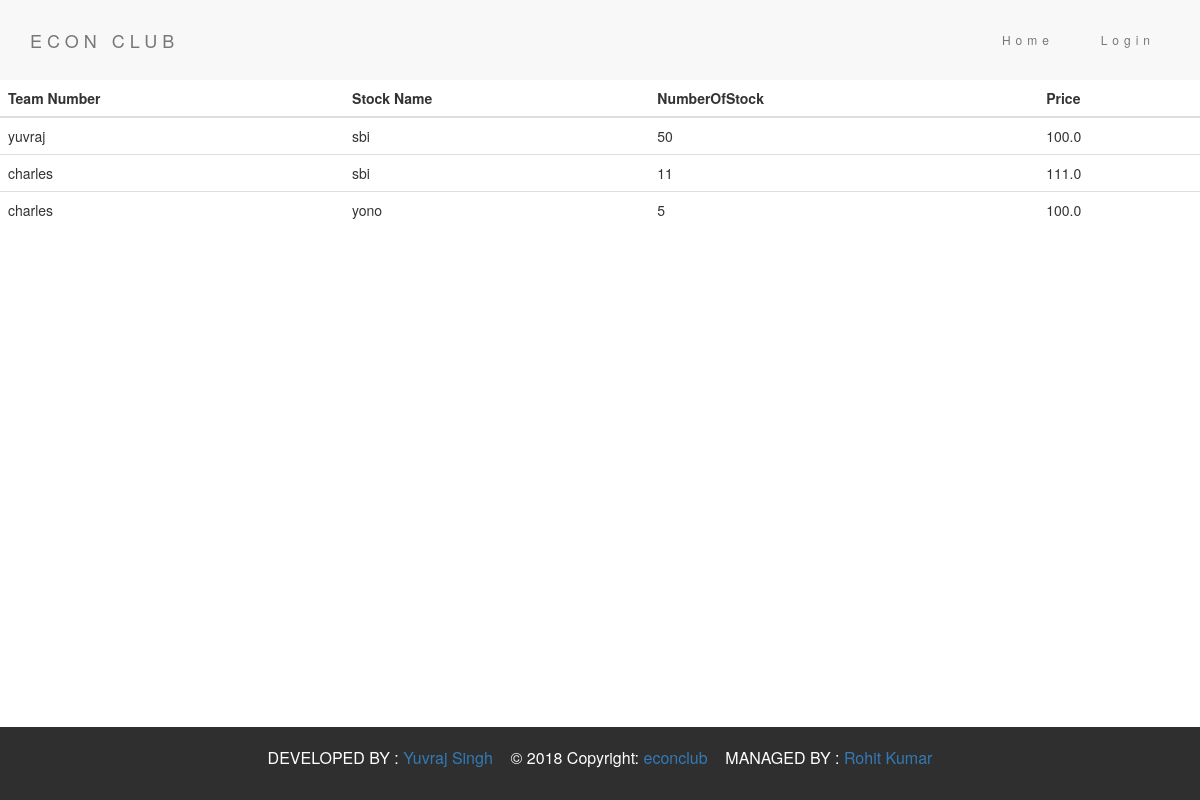
Screenshot of /brokerdashboard/ with the database file from the repository.
### login/models.py (models this page shows)
class UserStockDisplay(models.Model):
    author=models.ForeignKey(User, on_delete=models.SET_NULL, null=True)
    StockName = models.ForeignKey(Stock,on_delete=models.CASCADE)
    NumberOfStock = models.IntegerField(blank=False, null=False)
    SellingPrice = models.FloatField(blank=False,null=False)

class Stock(models.Model):
    StockName = models.CharField(blank=True, max_length=100)
    CurrentPrice = models.FloatField(null=True,blank=True)
    def __str__(self):
        return self.StockName

### login/views.py (the view)
# urls.py: path('brokerdashboard/',views.brokerdashboard.as_view(),name="brokerdashboard"),
class brokerdashboard(generic.ListView):
    template_name='login/brokerdashboard.html'
    context_object_name='brokerdashdata'
    def get_queryset(self):
        return UserStockDisplay.objects.all().order_by('StockName')

### templates/login/brokerdashboard.html
{% extends 'login/login.html' %}
{% load staticfiles %}
{% block body_block %}
<table class="table">
  <thead>
    <th>Team Number</th>
    <th>Stock Name</th>
    <th>NumberOfStock</th>
    <th>Price</th>
  </thead>
{% if brokerdashdata %}
  {% for dd in brokerdashdata %}
  <tr>
    <td>{{ dd.author }}</td>
    <td>{{ dd.StockName }}</td>
    <td>{{ dd.NumberOfStock }}</td>
    <td>{{ dd.SellingPrice }}</td>
  </tr>
  {%endfor%}
{% endif %}
</table>
{% endblock %}

### templates/login/login.html (shortened to what this page needs)
<!DOCTYPE html>
<html lang="en" dir="ltr">
  <head>
<link rel="stylesheet" href="https://maxcdn.bootstrapcdn.com/bootstrap/3.3.7/css/bootstrap.min.css">
  </head>
<body>
   <nav class="navbar navbar-default">
     <div class="container">
       <div class="navbar-header">
         <a class="navbar-brand" href="#">ECON CLUB</a>
       </div>
       <div class="collapse navbar-collapse" id="myNavbar">
         <ul class="nav navbar-nav navbar-right">
           <li><a class="navbar-link" href="{% url 'index' %}">&nbsp Home </a></li>
           {% if user.is_authenticated %}
           <li><a class="navbar-link" href="{% url 'login:news' %}">&nbsp News </a></li>
           <li><a class="navbar-link" href="{% url 'login:stockprice' %}">&nbsp Stock Price </a></li>
           <li><a class="navbar-link" href="{% url 'login:dashboard' %}">&nbsp dashboard </a></li>
           <li><a class="navbar-link" href="{% url 'login:user_logout' %}">&nbsp logout </a></li>
           {% else %}
             <li><a class="navbar-link" href="{% url 'login:userlogin' %}">&nbsp Login </a></li>
           {% endif %}
         </ul>
       </div>
     </div>
   </nav>
  {% block body_block %}
  {% endblock %}
  </body>
  <footer class="container-fluid bg-4 text-center" style=" position:fixed;height:auto;
    left: 0;
    bottom: 0;
    width: 100%;">
    <p>
      DEVELOPED BY :
        <a href="https://www.linkedin.com/in/yuvraj-singh-84b3114a">Yuvraj Singh</a>
        &nbsp;&nbsp;
      © 2018 Copyright:
      <a href=""> econclub</a>
      &nbsp;&nbsp;
      MANAGED BY :
        <a href="https://www.linkedin.com/in/rohit-kumar-b12717169">Rohit Kumar</a></p>
  </footer>
</html>

### templates/login/login.html (style rules this page uses)
p { font-size: 16px; }
.bg-4 { background-color: #2f2f2f; color: #fff; }
.container-fluid { padding-top: 20px; padding-bottom: 20px; }
.navbar { padding-top: 15px; padding-bottom: 15px; border: 0; border-radius: 0; margin-bottom: 0; font-size: 12px; letter-spacing: 5px; }

### rows the page displays
UserStockDisplay: author "yuvraj", StockName "sbi", NumberOfStock "50", SellingPrice "100.0"
UserStockDisplay: author "charles", StockName "sbi", NumberOfStock "11", SellingPrice "111.0"
UserStockDisplay: author "charles", StockName "yono", NumberOfStock "5", SellingPrice "100.0"
